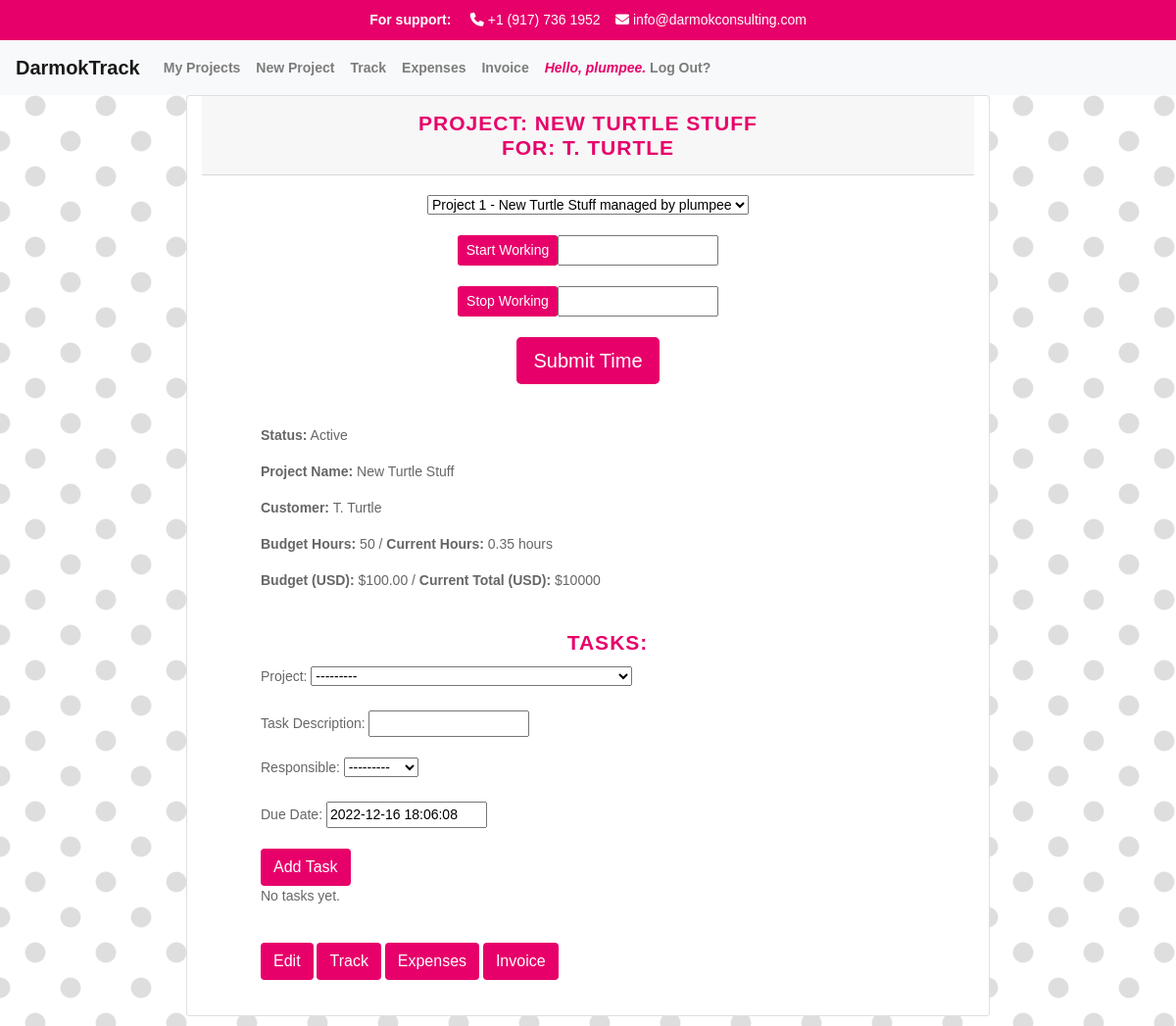
Before: /project/1 (signed in) with the older database file.
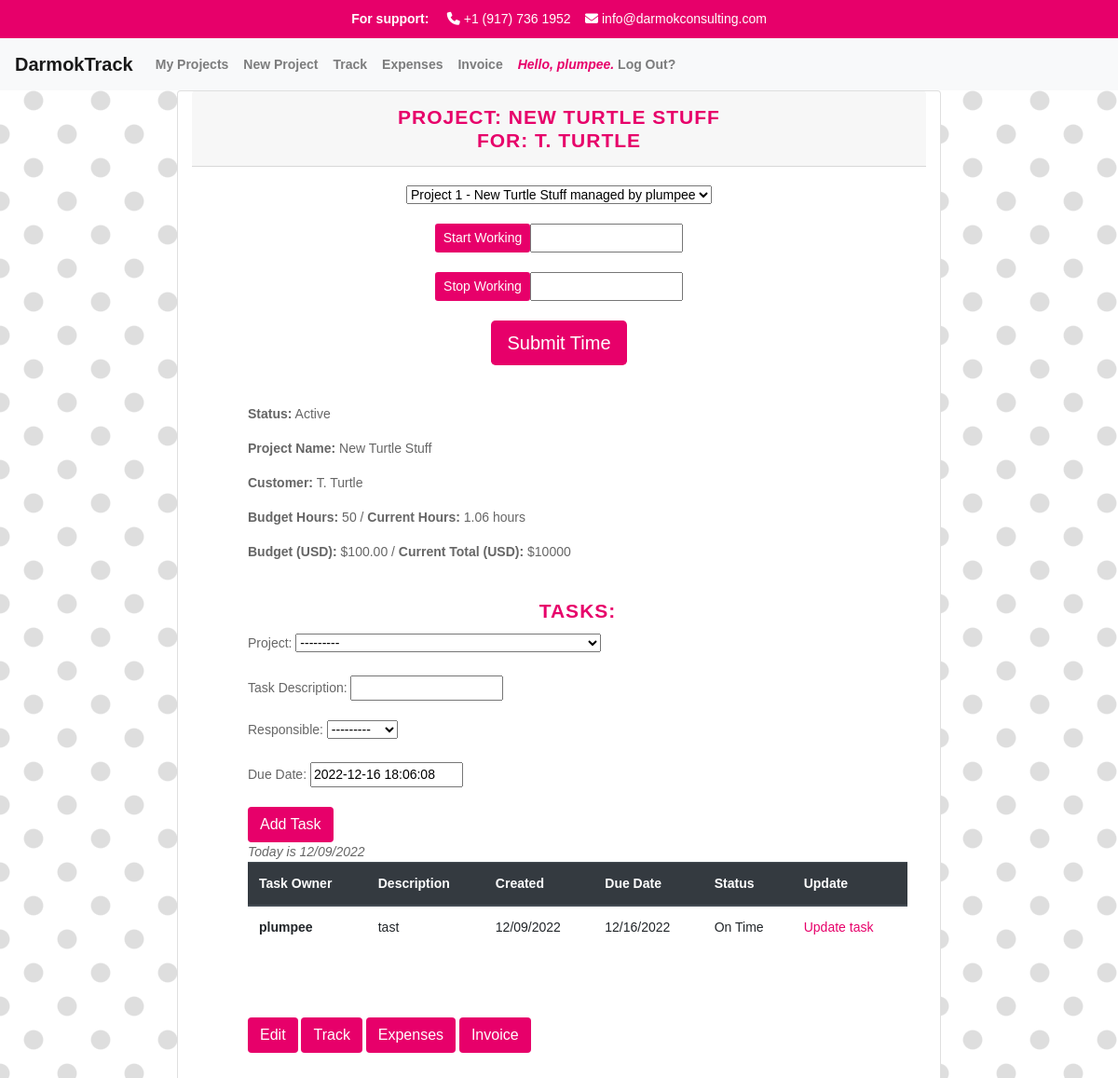
After: the same page with the newer database file.
### apps/track/models.py (models this page shows, shortened)
class Project(models.Model):
    project_manager = models.ForeignKey(User, related_name='project_manager', on_delete=models.CASCADE)
    name = models.CharField("Project Name", max_length=250)
    start = models.DateTimeField(auto_now_add=True)
    customer = models.CharField(max_length=250)
    budget_hours = models.IntegerField(default=0)
    budget_dollars = models.DecimalField(max_digits=10, decimal_places=2, default=0.00)
    is_active = models.BooleanField("Active", default=True)
    projects = models.ForeignKey(User, blank=True, related_name="project_list", on_delete=models.CASCADE)
    time_models = models.ManyToManyField(TimeModel, related_name='projects')
    class Meta:
        ordering = ['-start']
    def __str__(self):
        return f"Project {self.id} - {self.name} managed by {self.project_manager.username}"
    def get_elapsed_time(self):
        elapsed_time = self.timemodel_set.all().aggregate(Sum('elapsed_time'))
        if elapsed_time['elapsed_time__sum'] is None:
            return 0
        elapsed_time_seconds = elapsed_time['elapsed_time__sum']
        elapsed_time_timedelta = timedelta(seconds=elapsed_time_seconds)
        elapsed_time_hours = elapsed_time_timedelta / timedelta(hours=1)
        return elapsed_time_hours

class ProjectTask(models.Model):
    TODO = 'todo'
    COMPLETE = 'complete'
    CANCELED = 'canceled'
    CHOICES_STATUS = {
        (TODO, 'todo'),
        (COMPLETE, 'complete'),
        (CANCELED, 'canceled'),
    }
    project = models.ForeignKey(Project, related_name="tasks", on_delete=models.CASCADE)
    description = models.CharField("Task Description", max_length=250)
    task_owner = models.ForeignKey(User, related_name='task_owner', on_delete=models.CASCADE)
    created = models.DateTimeField(auto_now_add=True)
    status = models.CharField(max_length=25, choices=CHOICES_STATUS, default=TODO)
    due_date = models.DateTimeField(default=default_future)
    class Meta:
        ordering = ['due_date']

class User(AbstractUser):
    def __str__(self):
        return self.username

### apps/track/views.py (the view, shortened to what this page needs)
# urls.py: path("project/<int:id>", views.project, name="project"),
def project(request, id):
    projects = Project.objects.filter(id=id)
    project = Project.objects.get(id=id)
    time_models = project.time_models.all()
    form = AddTaskForm()
    timeform = TimeForm(initial={'project': project})
    tasks_todo = ProjectTask.objects.filter(status=ProjectTask.TODO)
    tasks_complete = ProjectTask.objects.filter(status=ProjectTask.COMPLETE)
    tasks_canceled = ProjectTask.objects.filter(status=ProjectTask.CANCELED)
    elapsed_time = project.get_elapsed_time()
    return render(request, "track/project.html", {
        "projects": projects,
        "id": id,
        "tasks_todo": tasks_todo,
        "tasks_complete": tasks_complete,
        "tasks_canceled": tasks_canceled,
        "form": form,
        "timeform": timeform,
        "project": project,
        "time_models": time_models,
        "elapsed_time": elapsed_time,
    })

### apps/track/forms.py
class AddTaskForm(forms.ModelForm):
    class Meta:
        model = ProjectTask
        fields =('project', 'description', 'task_owner', 'due_date',)
        labels = {
            'project': ('Project'),
            'description': ('Task Description'),
            'task_owner': ('Responsible'),
            'due_date': ('Due Date'),
        }

class TimeForm(forms.ModelForm):
    class Meta:
        model = TimeModel
        fields = ('start_time', 'end_time', 'project', )
        widgets = {
            'start_time': forms.TextInput(attrs={'id': 'start_time'}),
            'end_time': forms.TextInput(attrs={'id': 'end_time'}),
            'project': Select(),
        }
    project = forms.ModelChoiceField(queryset=Project.objects.all())

### apps/track/models.py (called while the page is built)
def default_future():
        return timezone.now() + timezone.timedelta(days=7)

### apps/track/templates/track/project.html (shortened to what the changed rows need)
{% extends 'track/layout.html' %}
{% load mathfilters %}
{% load static %}
{% block body %}
    {% if user.is_authenticated %}
        <div class="row">
        {% for project in projects %}
                <div class="card col-sm-8">
                    <div class="{% if project.is_active %}card-header{% else %}card-header bg-secondary{% endif %}">
                        <h3 class="card-title mb-0">
                            Project: {{ project.name }}
                            <br>
                            for: {{ project.customer }}
                        </h3>
                    </div>
                    <div class="{% if project.is_active %}card-body{% else %}card-body bg-inactive{% endif %}">
                        <form action="" method="post">
                            <div class="row justify-content-center">
                            {{ timeform.project }}
                            </div>
                            <br>
                            <div class="row justify-content-center">
                            <input type="button" class="btn btn-darmok btn-sm" value="Start Working" onclick="addCurrentTime('start_time')" /> {{ timeform.start_time }}
                            </div>
                            <br>
                            <div class="row justify-content-center">
                            <input type="button" class="btn btn-darmok btn-sm" value="Stop Working" onclick="addCurrentTime('end_time')" /> {{ timeform.end_time }}
                            </div>
                            <br>
                            <div class="row justify-content-center">
                            <button type="submit" class="btn btn-darmok btn-lg center" value="Submit">Submit Time</button>
                            </div>
                        </form>
                        <br>
                        <br>
                        <ul><strong>Status:</strong>
                            {% if project.is_active %}
                            Active
                            {% else %}
                            <div class="inactive">
                                Inactive
                            </div>
                            {% endif %}
                        </ul>
                        <ul><strong>Project Name:</strong> {{ project.name }}</ul>
                        <ul><strong>Customer:</strong> {{ project.customer }}</ul>
                        <ul><strong>Budget Hours:</strong> {{ project.budget_hours }} / <strong>Current Hours:</strong>
                            {{ elapsed_time|floatformat:2 }} hours</ul>
                        <ul><strong>Budget (USD):</strong> ${{ project.budget_dollars }} / <strong>Current Total (USD):</strong> ${{ project.budget_hours|mul:200 }}</ul>
                        <br>
                        {% if project.is_active %}
                        <ul><h3>Tasks: </h3>
                            <form id = "add-task-form" method="POST" action="">
                                {{ form.as_p }}
                                <button type="submit" class="btn btn-darmok">Add Task</button>
                            </form>
                                {% if not tasks_todo and not tasks_complete %}
                                No tasks yet.
                                {% endif %}
                                {% if tasks_todo %}
                                <em>Today is {% now "SHORT_DATE_FORMAT" %}</em>
                                <table class="table">
                                    <thead class="thead-dark">
                                        <tr>
                                            <th scope="col">Task Owner</th>
                                            <th scope="col">Description</th>
                                            <th scope="col">Created</th>
                                            <th scope="col">Due Date</th>
                                            <th scope="col">Status</th>
                                            <th scope="col">Update</th>
                                        </tr>
                                    </thead>
                                    {% for task in tasks_todo %}
                                        <tr>
                                            <th scope="row">{{ task.task_owner }}</th>
                                            <td>{{ task.description }}</td>
                                            <td>{{ task.created|date:"SHORT_DATE_FORMAT" }}</td>
                                            <td>{{ task.due_date|date:"SHORT_DATE_FORMAT" }}</td>
                                            {% now "Y-m-d" as todays_date %}{% if todays_date > task.due_date|date:"Y-m-d" %}
                                            <td id="alert">Past due</id>{% else %}<td>On Time{% endif %}</td>
                                            <td><a href="{% url 'update_task' task.pk %}">Update task</a></td>
                                        </tr>
                                        {% endfor %}
                                    </table>
                                {% endif %}
                                <br>
                            </ul>
                                <br>
                        <ul>
                            <a href="{% url 'edit_project' project.id %}" data-id="{{ project.id }}"><button type="button" class="btn btn-darmok">Edit</button></a>
                            <a href="#" data-id="{{ project.id }}"><button type="button" class="btn btn-darmok">Track</button></a>
                            <a href="#" data-id="{{ project.id }}"><button type="button" class="btn btn-darmok">Expenses</button></a>
                            <a href="#" data-id="{{ project.id }}"><button type="button" class="btn btn-darmok">Invoice</button></a>
                        </ul>
                        {% endif %}
                    </div>
                </div>
        {% endfor %}
    </div>
    {% endif %}
{% endblock %}

Changed rows visible on the page:
shown differently, row unchanged: Project "NEW TURTLE STUFF": elapsed_time "0.35" → "1.06"; now (not shown) → "12/09/2022"; text "No tasks yet." → "Today is Task Owner Description Created Due Date Status Update"
added ProjectTask: task_owner "plumpee", description "tast", created "12/09/2022", due_date "12/16/2022", shows "On Time"
